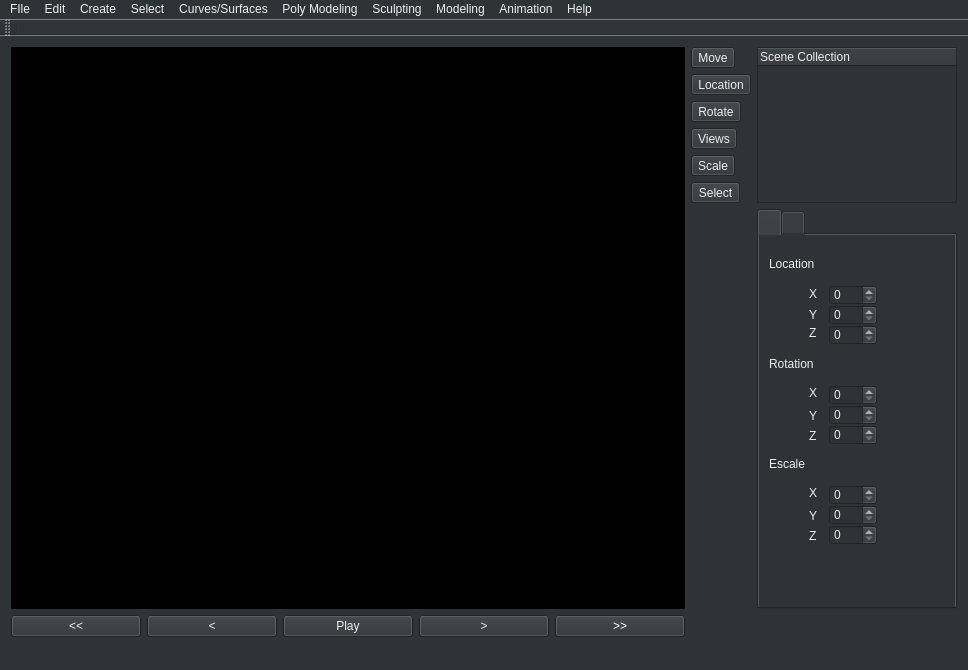
<?xml version="1.0" encoding="UTF-8"?>
<ui version="4.0">
 <class>nopalesGraphics</class>
 <widget class="QMainWindow" name="nopalesGraphics">
  <property name="geometry">
   <rect>
    <x>0</x>
    <y>0</y>
    <width>968</width>
    <height>670</height>
   </rect>
  </property>
  <property name="windowTitle">
   <string>nopalesGraphics</string>
  </property>
  <property name="styleSheet">
   <string notr="true">background-color: rgb(46, 52, 54);
color: rgb(238, 238, 236);</string>
  </property>
  <widget class="QWidget" name="centralWidget">
   <layout class="QGridLayout" name="gridLayout">
    <item row="0" column="0" rowspan="7" colspan="5">
     <widget class="QWidget" name="widget" native="true">
      <property name="styleSheet">
       <string notr="true">background-color: rgb(0, 0, 0);</string>
      </property>
      <layout class="QGridLayout" name="gridLayout_2">
       <item row="0" column="0">
        <widget class="view1Widget" name="widget1" native="true">
         <property name="maximumSize">
          <size>
           <width>16777215</width>
           <height>1000</height>
          </size>
         </property>
        </widget>
       </item>
      </layout>
     </widget>
    </item>
    <item row="0" column="5">
     <widget class="QToolButton" name="toolButton_3">
      <property name="styleSheet">
       <string notr="true">color: rgb(238, 238, 236);</string>
      </property>
      <property name="text">
       <string>Move</string>
      </property>
     </widget>
    </item>
    <item row="0" column="6" rowspan="6">
     <widget class="QTreeWidget" name="treeWidget">
      <property name="maximumSize">
       <size>
        <width>200</width>
        <height>200</height>
       </size>
      </property>
      <property name="styleSheet">
       <string notr="true">color: rgb(238, 238, 236);</string>
      </property>
      <column>
       <property name="text">
        <string>Scene Collection</string>
       </property>
      </column>
     </widget>
    </item>
    <item row="1" column="5">
     <widget class="QToolButton" name="toolButton_2">
      <property name="text">
       <string>Location</string>
      </property>
     </widget>
    </item>
    <item row="2" column="5">
     <widget class="QToolButton" name="toolButton_4">
      <property name="styleSheet">
       <string notr="true">color: rgb(238, 238, 236);</string>
      </property>
      <property name="text">
       <string>Rotate</string>
      </property>
     </widget>
    </item>
    <item row="3" column="5">
     <widget class="QToolButton" name="views">
      <property name="styleSheet">
       <string notr="true">color: rgb(238, 238, 236);</string>
      </property>
      <property name="text">
       <string>Views</string>
      </property>
     </widget>
    </item>
    <item row="4" column="5">
     <widget class="QToolButton" name="toolButton_5">
      <property name="styleSheet">
       <string notr="true">color: rgb(238, 238, 236);</string>
      </property>
      <property name="text">
       <string>Scale</string>
      </property>
     </widget>
    </item>
    <item row="5" column="5">
     <widget class="QToolButton" name="toolButton">
      <property name="styleSheet">
       <string notr="true">color: rgb(238, 238, 236);</string>
      </property>
      <property name="text">
       <string>Select</string>
      </property>
     </widget>
    </item>
    <item row="6" column="6">
     <widget class="QTabWidget" name="tabWidget">
      <property name="maximumSize">
       <size>
        <width>200</width>
        <height>1000</height>
       </size>
      </property>
      <property name="toolTip">
       <string>&lt;html&gt;&lt;head/&gt;&lt;body&gt;&lt;p&gt;t&lt;/p&gt;&lt;/body&gt;&lt;/html&gt;</string>
      </property>
      <property name="styleSheet">
       <string notr="true">color: rgb(238, 238, 236);</string>
      </property>
      <property name="currentIndex">
       <number>0</number>
      </property>
      <widget class="QWidget" name="transformation">
       <property name="whatsThis">
        <string>&lt;html&gt;&lt;head/&gt;&lt;body&gt;&lt;p&gt;Transformation&lt;/p&gt;&lt;p&gt;&lt;br/&gt;&lt;/p&gt;&lt;/body&gt;&lt;/html&gt;</string>
       </property>
       <attribute name="title">
        <string/>
       </attribute>
       <widget class="QLabel" name="label">
        <property name="geometry">
         <rect>
          <x>10</x>
          <y>20</y>
          <width>67</width>
          <height>17</height>
         </rect>
        </property>
        <property name="text">
         <string>Location</string>
        </property>
       </widget>
       <widget class="QLabel" name="label_2">
        <property name="geometry">
         <rect>
          <x>50</x>
          <y>50</y>
          <width>16</width>
          <height>17</height>
         </rect>
        </property>
        <property name="text">
         <string>X</string>
        </property>
       </widget>
       <widget class="QLabel" name="label_3">
        <property name="geometry">
         <rect>
          <x>50</x>
          <y>70</y>
          <width>20</width>
          <height>20</height>
         </rect>
        </property>
        <property name="text">
         <string>Y</string>
        </property>
       </widget>
       <widget class="QLabel" name="label_4">
        <property name="geometry">
         <rect>
          <x>50</x>
          <y>90</y>
          <width>16</width>
          <height>16</height>
         </rect>
        </property>
        <property name="text">
         <string>Z</string>
        </property>
       </widget>
       <widget class="QLabel" name="label_5">
        <property name="geometry">
         <rect>
          <x>10</x>
          <y>120</y>
          <width>67</width>
          <height>17</height>
         </rect>
        </property>
        <property name="text">
         <string>Rotation</string>
        </property>
       </widget>
       <widget class="QLabel" name="label_6">
        <property name="geometry">
         <rect>
          <x>50</x>
          <y>150</y>
          <width>20</width>
          <height>16</height>
         </rect>
        </property>
        <property name="text">
         <string>X</string>
        </property>
       </widget>
       <widget class="QLabel" name="label_7">
        <property name="geometry">
         <rect>
          <x>50</x>
          <y>170</y>
          <width>20</width>
          <height>21</height>
         </rect>
        </property>
        <property name="text">
         <string>Y</string>
        </property>
       </widget>
       <widget class="QLabel" name="label_8">
        <property name="geometry">
         <rect>
          <x>50</x>
          <y>190</y>
          <width>16</width>
          <height>21</height>
         </rect>
        </property>
        <property name="text">
         <string>Z</string>
        </property>
       </widget>
       <widget class="QLabel" name="label_9">
        <property name="geometry">
         <rect>
          <x>10</x>
          <y>220</y>
          <width>67</width>
          <height>17</height>
         </rect>
        </property>
        <property name="text">
         <string>Escale</string>
        </property>
       </widget>
       <widget class="QLabel" name="label_10">
        <property name="geometry">
         <rect>
          <x>50</x>
          <y>250</y>
          <width>16</width>
          <height>16</height>
         </rect>
        </property>
        <property name="text">
         <string>X</string>
        </property>
       </widget>
       <widget class="QLabel" name="label_11">
        <property name="geometry">
         <rect>
          <x>50</x>
          <y>270</y>
          <width>16</width>
          <height>21</height>
         </rect>
        </property>
        <property name="text">
         <string>Y</string>
        </property>
       </widget>
       <widget class="QLabel" name="label_12">
        <property name="geometry">
         <rect>
          <x>50</x>
          <y>290</y>
          <width>16</width>
          <height>21</height>
         </rect>
        </property>
        <property name="text">
         <string>Z</string>
        </property>
       </widget>
       <widget class="QSpinBox" name="spinBox_x">
        <property name="geometry">
         <rect>
          <x>70</x>
          <y>50</y>
          <width>48</width>
          <height>20</height>
         </rect>
        </property>
       </widget>
       <widget class="QSpinBox" name="spinBox_y">
        <property name="geometry">
         <rect>
          <x>70</x>
          <y>70</y>
          <width>48</width>
          <height>20</height>
         </rect>
        </property>
       </widget>
       <widget class="QSpinBox" name="spinBox_3">
        <property name="geometry">
         <rect>
          <x>70</x>
          <y>90</y>
          <width>48</width>
          <height>20</height>
         </rect>
        </property>
       </widget>
       <widget class="QSpinBox" name="spinBox_4">
        <property name="geometry">
         <rect>
          <x>70</x>
          <y>150</y>
          <width>48</width>
          <height>20</height>
         </rect>
        </property>
       </widget>
       <widget class="QSpinBox" name="spinBox_5">
        <property name="geometry">
         <rect>
          <x>70</x>
          <y>170</y>
          <width>48</width>
          <height>20</height>
         </rect>
        </property>
       </widget>
       <widget class="QSpinBox" name="spinBox_6">
        <property name="geometry">
         <rect>
          <x>70</x>
          <y>190</y>
          <width>48</width>
          <height>20</height>
         </rect>
        </property>
       </widget>
       <widget class="QSpinBox" name="spinBox_11">
        <property name="geometry">
         <rect>
          <x>70</x>
          <y>250</y>
          <width>48</width>
          <height>20</height>
         </rect>
        </property>
       </widget>
       <widget class="QSpinBox" name="spinBox_12">
        <property name="geometry">
         <rect>
          <x>70</x>
          <y>270</y>
          <width>48</width>
          <height>20</height>
         </rect>
        </property>
       </widget>
       <widget class="QSpinBox" name="spinBox_13">
        <property name="geometry">
         <rect>
          <x>70</x>
          <y>290</y>
          <width>48</width>
          <height>20</height>
         </rect>
        </property>
       </widget>
      </widget>
      <widget class="QWidget" name="tabWidgetPage2">
       <attribute name="title">
        <string/>
       </attribute>
       <widget class="QLabel" name="label_13">
        <property name="geometry">
         <rect>
          <x>20</x>
          <y>20</y>
          <width>67</width>
          <height>17</height>
         </rect>
        </property>
        <property name="text">
         <string>Colors</string>
        </property>
       </widget>
       <widget class="QSlider" name="horizontalSlider">
        <property name="geometry">
         <rect>
          <x>39</x>
          <y>60</y>
          <width>141</width>
          <height>20</height>
         </rect>
        </property>
        <property name="orientation">
         <enum>Qt::Horizontal</enum>
        </property>
       </widget>
       <widget class="QSlider" name="horizontalSlider_2">
        <property name="geometry">
         <rect>
          <x>40</x>
          <y>90</y>
          <width>141</width>
          <height>20</height>
         </rect>
        </property>
        <property name="orientation">
         <enum>Qt::Horizontal</enum>
        </property>
       </widget>
       <widget class="QSlider" name="horizontalSlider_3">
        <property name="geometry">
         <rect>
          <x>40</x>
          <y>120</y>
          <width>141</width>
          <height>20</height>
         </rect>
        </property>
        <property name="orientation">
         <enum>Qt::Horizontal</enum>
        </property>
       </widget>
       <widget class="QLabel" name="label_14">
        <property name="geometry">
         <rect>
          <x>10</x>
          <y>60</y>
          <width>21</width>
          <height>17</height>
         </rect>
        </property>
        <property name="text">
         <string>R</string>
        </property>
       </widget>
       <widget class="QLabel" name="label_15">
        <property name="geometry">
         <rect>
          <x>10</x>
          <y>90</y>
          <width>21</width>
          <height>17</height>
         </rect>
        </property>
        <property name="text">
         <string>G</string>
        </property>
       </widget>
       <widget class="QLabel" name="label_16">
        <property name="geometry">
         <rect>
          <x>10</x>
          <y>120</y>
          <width>21</width>
          <height>17</height>
         </rect>
        </property>
        <property name="text">
         <string>B</string>
        </property>
       </widget>
       <widget class="QLineEdit" name="lineEdit_6">
        <property name="geometry">
         <rect>
          <x>60</x>
          <y>160</y>
          <width>121</width>
          <height>20</height>
         </rect>
        </property>
       </widget>
       <widget class="QLabel" name="label_17">
        <property name="geometry">
         <rect>
          <x>10</x>
          <y>160</y>
          <width>31</width>
          <height>17</height>
         </rect>
        </property>
        <property name="text">
         <string>RGB</string>
        </property>
       </widget>
       <widget class="QLineEdit" name="lineEdit_7">
        <property name="geometry">
         <rect>
          <x>60</x>
          <y>200</y>
          <width>61</width>
          <height>20</height>
         </rect>
        </property>
       </widget>
       <widget class="QLabel" name="label_18">
        <property name="geometry">
         <rect>
          <x>10</x>
          <y>200</y>
          <width>41</width>
          <height>17</height>
         </rect>
        </property>
        <property name="text">
         <string>HEXA</string>
        </property>
       </widget>
      </widget>
     </widget>
    </item>
    <item row="7" column="0">
     <widget class="QPushButton" name="pushButton_2">
      <property name="styleSheet">
       <string notr="true">color: rgb(238, 238, 236);</string>
      </property>
      <property name="text">
       <string>&lt;&lt;</string>
      </property>
     </widget>
    </item>
    <item row="7" column="1">
     <widget class="QPushButton" name="pushButton_3">
      <property name="styleSheet">
       <string notr="true">color: rgb(238, 238, 236);</string>
      </property>
      <property name="text">
       <string>&lt;</string>
      </property>
     </widget>
    </item>
    <item row="7" column="2">
     <widget class="QPushButton" name="pushButton">
      <property name="styleSheet">
       <string notr="true">color: rgb(238, 238, 236);</string>
      </property>
      <property name="text">
       <string>Play</string>
      </property>
     </widget>
    </item>
    <item row="7" column="3">
     <widget class="QPushButton" name="pushButton_4">
      <property name="styleSheet">
       <string notr="true">color: rgb(238, 238, 236);</string>
      </property>
      <property name="text">
       <string>&gt;</string>
      </property>
     </widget>
    </item>
    <item row="7" column="4">
     <widget class="QPushButton" name="pushButton_5">
      <property name="styleSheet">
       <string notr="true">color: rgb(255, 255, 255);</string>
      </property>
      <property name="text">
       <string>&gt;&gt;</string>
      </property>
     </widget>
    </item>
   </layout>
   <zorder>widget</zorder>
   <zorder>treeWidget</zorder>
   <zorder>pushButton_2</zorder>
   <zorder>pushButton_4</zorder>
   <zorder>pushButton</zorder>
   <zorder>pushButton_3</zorder>
   <zorder>pushButton_5</zorder>
   <zorder>tabWidget</zorder>
  </widget>
  <widget class="QStatusBar" name="statusBar"/>
  <widget class="QMenuBar" name="menuBar">
   <property name="geometry">
    <rect>
     <x>0</x>
     <y>0</y>
     <width>968</width>
     <height>22</height>
    </rect>
   </property>
   <widget class="QMenu" name="menuFIle">
    <property name="title">
     <string>FIle</string>
    </property>
    <addaction name="actionOpen_new_Scene"/>
    <addaction name="actionSave_Scene"/>
    <addaction name="actionImport_Scene"/>
    <addaction name="actionExport_Scene"/>
    <addaction name="actionOpen_File_or_Project"/>
    <addaction name="separator"/>
    <addaction name="actionExit"/>
   </widget>
   <widget class="QMenu" name="menuEdit">
    <property name="title">
     <string>Edit</string>
    </property>
    <widget class="QMenu" name="menuCopy">
     <property name="title">
      <string>Copy</string>
     </property>
     <addaction name="separator"/>
    </widget>
    <addaction name="menuCopy"/>
    <addaction name="actionPaste"/>
    <addaction name="actionDelete"/>
   </widget>
   <widget class="QMenu" name="menuCreate">
    <property name="title">
     <string>Create</string>
    </property>
   </widget>
   <widget class="QMenu" name="menuSelect">
    <property name="title">
     <string>Select</string>
    </property>
   </widget>
   <widget class="QMenu" name="menuHelp">
    <property name="title">
     <string>Help</string>
    </property>
   </widget>
   <widget class="QMenu" name="menuModeling">
    <property name="title">
     <string>Modeling</string>
    </property>
   </widget>
   <widget class="QMenu" name="menuSculpting">
    <property name="title">
     <string>Sculpting</string>
    </property>
   </widget>
   <widget class="QMenu" name="menuAnimation">
    <property name="title">
     <string>Animation</string>
    </property>
   </widget>
   <widget class="QMenu" name="menuCurves_Surfaces">
    <property name="title">
     <string>Curves/Surfaces</string>
    </property>
   </widget>
   <widget class="QMenu" name="menuPoly_Modeling">
    <property name="title">
     <string>Poly Modeling</string>
    </property>
   </widget>
   <addaction name="menuFIle"/>
   <addaction name="menuEdit"/>
   <addaction name="menuCreate"/>
   <addaction name="menuSelect"/>
   <addaction name="menuCurves_Surfaces"/>
   <addaction name="menuPoly_Modeling"/>
   <addaction name="menuSculpting"/>
   <addaction name="menuModeling"/>
   <addaction name="menuAnimation"/>
   <addaction name="menuHelp"/>
  </widget>
  <widget class="QToolBar" name="mainToolBar">
   <attribute name="toolBarArea">
    <enum>TopToolBarArea</enum>
   </attribute>
   <attribute name="toolBarBreak">
    <bool>false</bool>
   </attribute>
   <addaction name="separator"/>
  </widget>
  <action name="actionOpen_File_or_Project">
   <property name="text">
    <string>Open File or Project</string>
   </property>
  </action>
  <action name="actionExit">
   <property name="text">
    <string>Exit</string>
   </property>
  </action>
  <action name="actionOpen_new_Scene">
   <property name="text">
    <string>Open new Scene</string>
   </property>
  </action>
  <action name="actionSave_Scene">
   <property name="text">
    <string>Save Scene</string>
   </property>
  </action>
  <action name="actionImport_Scene">
   <property name="text">
    <string>Import Scene</string>
   </property>
  </action>
  <action name="actionExport_Scene">
   <property name="text">
    <string>Export Scene</string>
   </property>
  </action>
  <action name="actionPaste">
   <property name="text">
    <string>Paste</string>
   </property>
  </action>
  <action name="actionDelete">
   <property name="text">
    <string>Delete</string>
   </property>
  </action>
 </widget>
 <layoutdefault spacing="6" margin="11"/>
 <customwidgets>
  <customwidget>
   <class>view1Widget</class>
   <extends>QWidget</extends>
   <header>view1widget.h</header>
   <container>1</container>
  </customwidget>
 </customwidgets>
 <resources/>
 <connections/>
</ui>
